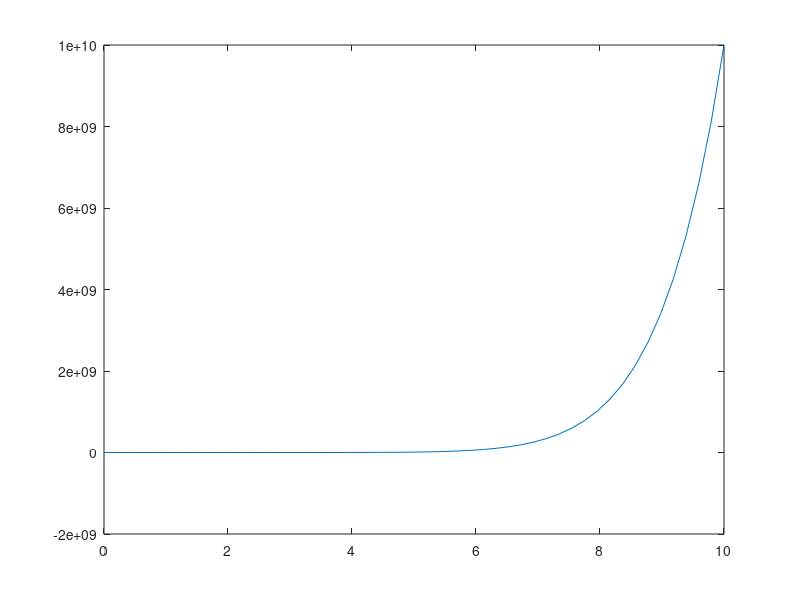

The MATLAB source for this figure:
x = linspace(0, 10, 50);
y = x.^10 - 1;
x1 = 0;
xu = 1.3;
err = 0.01;
iter = 1;
while abs(xu-x1)>err
    xr = (x1+xu)/2;
    y1 = x1.^10 - 1;
    yr = xr.^10 - 1;
    yu = xu.^10 - 1;
    if y1*yr < 0
        xu = xr;
    else
        x1 = xr;
    end
    iter = iter + 1;
end
fprintf('root of equation = %f',xr);
plot(x,y);